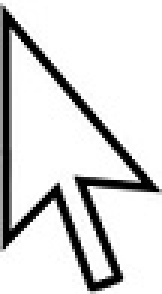
#> input picture template_matching/reference.jpg, 54 x 98 px (shown 3 times larger)
$ python template_matching.py
#> lines starting #> are read from the running program, lines starting #| are printed output that depends on the picture; after the words box and inside, x2 and y2 are one past the last pixel; in counts of white or black regions, pixels touching at a corner belong together
import numpy as np
import cv2


class TemplateMatch:
    def __init__(self, reference, p):
        self.reference = reference
        self.p = p

    def first_exhaust(self, frame):

        pos_x = 0
        pos_y = 0
        cur_max = -9999
        filtered = cv2.filter2D(frame, -1 ,self.reference)
        frame_height, frame_width = np.shape(filtered)
        for i in range(frame_height):
            for j in range(frame_width):
                if filtered[i][j] > cur_max:
                    pos_x = i
                    pos_y = j
                    cur_max = filtered[i][j]
        return pos_x, pos_y

    # [87 lines left out: functions exhaust_search, log2Dsearch, hierarchy_search, not called in this run]


res= open("./template_matching/result.txt","w")
all_p=[7]
methods=[2]

p=10
method =3

for p in all_p:
    for method in methods:
        print("p:",p," method: ",method)
        reference = cv2.imread('./template_matching/reference.jpg')
#> reference is the input picture: shape (98, 54, 3); min 0, max 255, mean 215.5
        reference = cv2.cvtColor(reference, cv2.COLOR_BGR2GRAY)
#> reference: shape (98, 54)

        cap = cv2.VideoCapture('./template_matching/movie.mov')
        width = int(cap.get(cv2.CAP_PROP_FRAME_WIDTH))
        height = int(cap.get(cv2.CAP_PROP_FRAME_HEIGHT))
        fps = cap.get(cv2.CAP_PROP_FPS)
        fourcc = cv2.VideoWriter_fourcc(*'XVID')
        out = cv2.VideoWriter('./template_matching/output.mov', fourcc, fps, (width, height))

        model = TemplateMatch(reference = reference, p=p)
        outframes = []
        id=0
        pos_x = 0
        pos_y = 0
        total_search=0
        while cap.isOpened():
            # print("Frame: ",id)
            ret, org_frame = cap.read()
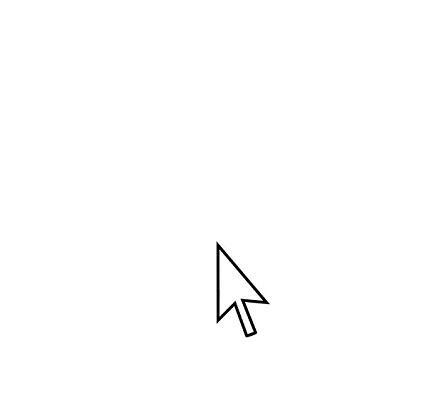
#> input picture frame 76 of template_matching/movie.mov, 433 x 413 px
#> org_frame is the input picture: shape (413, 433, 3); min 0, max 255, mean 253.8
            if ret == False:
                cap.release()
                break
            frame = cv2.cvtColor(org_frame, cv2.COLOR_BGR2GRAY)
            frame = cv2.bitwise_not(frame)
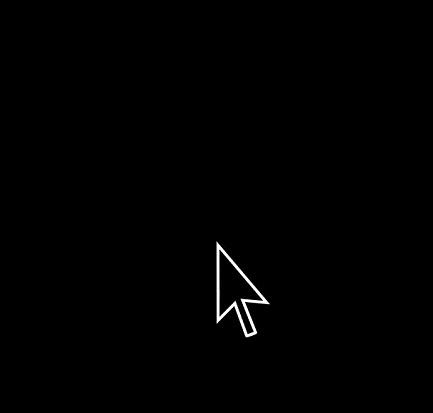
#> frame: shape (413, 433); min 0, max 255, mean 1.2
            frame = (frame * 0.0002)

            if id==0:
                pos_x,pos_y = model.first_exhaust(frame)
#> in first_exhaust, `filtered = cv2.filter2D(frame, -1 ,self.reference)`:
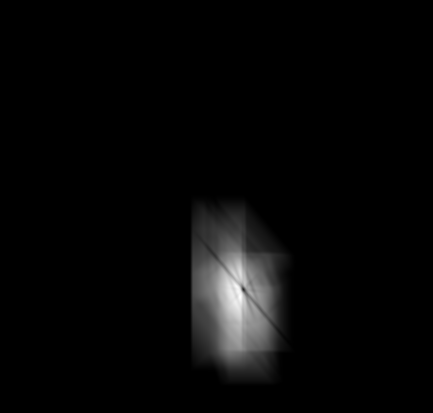
#> filtered: shape (413, 433) float64; min -3.1e-12, max 9601, mean 269.7; drawn with min black and max white
#> after the loop in first_exhaust, `for i in range(frame_height):`: cur_max = 9601; pos_x = 296; pos_y = 240
#> pos_x = 296; pos_y = 240
            else:
                if method==1:
                    pos_x, pos_y, n_search = model.exhaust_search(frame, pos_x=pos_x, pos_y=pos_y)
                    total_search += n_search
                elif method==2:
                    pos_x, pos_y, n_search = model.log2Dsearch(frame, pos_x=pos_x, pos_y=pos_y)
                    total_search += n_search
                elif method==3:
                    pos_x, pos_y, n_search = model.hierarchy_search(frame, pos_x=pos_x, pos_y=pos_y)
                    total_search += n_search
                else:
                    print("select valid method!!")
                    break

            ref_height, ref_width = np.shape(reference)
#> ref_height = 98; ref_width = 54
            outframe=np.ones((height,width,3),np.uint8)*255

            start_x = pos_x - int(ref_height / 2)
#> start_x = 247
            start_y = pos_y - int(ref_width / 2)
#> start_y = 213
            end_x = pos_x + int(ref_height / 2)
#> end_x = 345
            end_y = pos_y + int(ref_width / 2)
#> end_y = 267

            cv2.rectangle(org_frame, (start_y, start_x), (end_y, end_x), (255, 0, 0), 2)
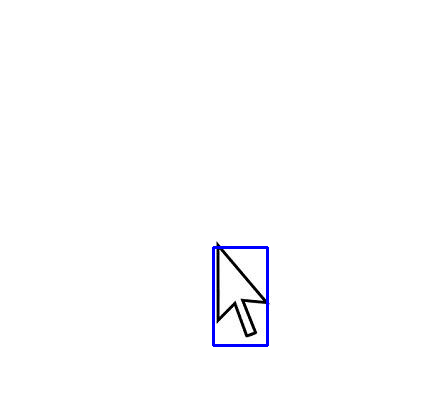
#> org_frame: shape (413, 433, 3); 0.51% of pixels changed, all inside (x1, y1, x2, y2) = (212, 246, 269, 347)
            # cv2.imwrite('./template_matching/frame'+str(id)+'.jpg', outframe)
            out.write(org_frame)
            if cv2.waitKey(1) & 0xFF == ord('q'):
#> (key q is pressed here)
                break
            id+=1

        cap.release()
        out.release()

#> (the run stopped early here; a loop or call above may not have finished)
